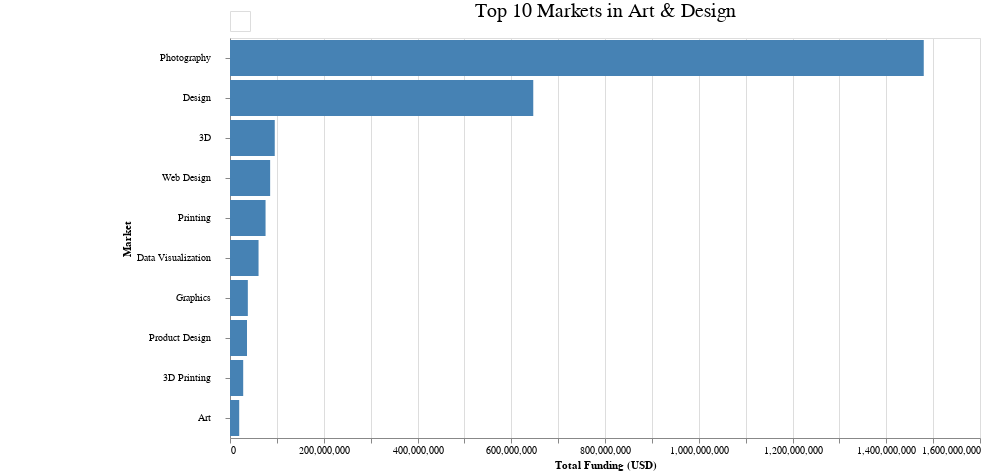

Notebook code cell kept with this figure:
### Code cell
import pandas as pd
import re
import altair as alt

# Load dataset
df = pd.read_csv("data.csv", encoding="ISO-8859-1")
df.columns = df.columns.str.strip().str.lower().str.replace(" ", "_")
df["market"] = df["market"].fillna("").astype(str)
df["category_list"] = df["category_list"].fillna("").astype(str)

# Funding rounds and total funding
funding_rounds = ["seed", "round_a", "round_b", "round_c", "round_d", 
                  "round_e", "round_f", "round_g", "round_h"]
df[funding_rounds] = df[funding_rounds].apply(pd.to_numeric, errors="coerce").fillna(0)
df["total_funding"] = df[funding_rounds].sum(axis=1)

# Define cluster keywords
cluster_keywords_raw = {
    "Health & Life Sciences": ["Biotechnology", "Health and wellness", "Fitness", "Health care", "Sports", "Medical devices", "Nanotechnology", "Pharmaceuticals", "Diabetes", "Medical", "Fantasy Sports", "Therapeutics", "Life Sciences", "Electronic Health Records", "Bioinformatics", "Personal Health", "Exercise", "Diagnostics", "Healthcare Services", "Dental", "Medical Professionals", "Doctors", "mHealth", "Health Services Industry", "Aerospace", "Chemicals", "Testing"],
    "Software & IT": ["Software", "Enterprise software", "SaaS", "Sensors", "Web hosting", "Mobile security", "Productivity Software", "Web CMS", "CRM", "Open source", "IT and Cybersecurity", "Tech Field Support", "File Sharing", "Digital Rights Management", "Web Development", "Development Platforms", "Health Care Information Technology", "Application Performance Monitoring", "Browser Extensions", "Information Services", "Privacy", "VoIP", "Information Technology", "Social CRM", "Enterprise Resource Planning", "Web Browsers", "Audio", "Cyber", "IT Management", "Linux", "Gps", "Fraud Detection", "Corporate IT", "Security", "Tracking", "Navigation"],
    "Cloud & Data": ["Analytics", "Big data", "Web hosting", "Cloud computing", "Cloud infrastructure", "Cloud data services", "Big data analytics", "Databases", "PaaS", "Data integration", "Ediscovery", "Cloud Security", "Cloud Management", "IaaS", "Task Management", "Document Management", "Contact Management", "Business Information Systems", "Geospatial", "M2M"],
    "Internet & Social": ["Messaging", "Social media", "Internet of things", "Internet", "Search", "Web Tools", "Email", "SEO", "Video Conferencing", "Networking", "Social search", "Social Network Media", "Blogging Platforms", "Photo Sharing", "Chat", "Communities", "Twitter Applications", "Facebook Applications", "Proximity Internet", "Unifed Communications", "Network Security", "Consumer Internet", "Forums", "Local Search", "SMS", "Visual Search", "Enterprise Search", "Semantic Search", "Social Media Monitoring", "Semantic Web", "MicroBlogging", "Private Social Networking"],
    "Commerce & Retail": ["E-commerce", "Marketplaces", "Manufacturing", "Shopping", "Subscription businesses", "Small and Medium Businesses", "Mobile Commerce", "Retail", "Online Shopping", "Online Rental", "Online Reservations", "Virtual Goods", "Social Buying", "Mass Customization", "Green Consumer Goods", "Consumer Goods", "Mobile Shopping", "Groceries", "Auctions", "Storage", "Toys", "Distribution"],
    "Finance & Enterprise": ["Bitcoin", "Human resources", "Commercial real estate", "Finance", "Real estate", "Financial services", "Local businesses", "Stock exchanges", "Online rental", "Startups", "Accounting", "Nonprofits", "Crowdfunding", "Monetization", "Risk Management", "Personal Finance", "Venture Capital", "Social Commerce", "Business Services", "Lead Generation", "Banking", "Outsourcing", "Payments", "Mobile Payments", "Brokers", "Credit", "Freemium", "Intellectual Asset Management", "Innovation Management", "Loyalty Programs", "B2B", "Licensing", "Freelancers", "Virtual Currency", "Business Development", "Social Business", "Investment Management", "Franchises", "P2P Money Transfer", "Credit Cards", "Real Estate Investors", "Entrepreneur", "Wealth Management", "Billing", "Optimization", "Logistics"],
    "CleanTech, Energy & Infrastructure": ["Clean technology", "Clean energy", "Carbon", "Solar", "Water", "Oil & Gas", "Construction", "Data Centers", "Energy", "Residential Solar", "Environmental Innovation", "Renewable Energies", "Utilities", "Energy Management", "Batteries", "Energy Efficiency", "Infrastructure", "Internet Infrastructure", "Energy IT", "Data Center Infrastructure", "Electrical Distribution"],
    "Travel & Lifestyle": ["Tourism", "Online travel", "Adventure travel", "Hospitality", "Personal branding", "Social Travel", "Fashion", "Home & Garden", "Lifestyle", "Personalization", "Elder Care", "Content Creators", "Events", "Weddings", "Gambling", "Virtual Workforces", "Restaurants", "Beauty", "Pets", "Cooking", "Specialty Foods", "Organic Food", "Hotels", "Cosmetics", "Parenting", "Families", "Event Management", "Online Dating", "Home Decor", "Vacation Rentals", "Home Renovation", "Wine And Spirits", "Travel", "Timeshares", "Kids", "Women", "Craft Beer", "Sex", "Twin-Tip Skis"],
    "Hardware & Devices": ["Telecommunications", "Communications hardware", "Semiconductors", "Wireless", "Computers", "Consumer Electronics", "Displays", "Electronics", "Tablets", "Hardware"],
    "Media, Games, & Entertainment": ["Music", "Social games", "Video", "Television", "Games", "News", "Broadcasting", "Entertainment", "Video Games", "Music services", "Online Gaming", "In-Flight Entertainment", "Video Streaming", "Motion Capture", "Internet TV", "Media", "Social Television", "Entertainment Industry", "Music Venues", "MMO Games", "Mobile Games", "High Schools", "Digital Entertainment", "Film", "Collaborative Consumption", "Creative", "Journalism", "Contests", "Opinions"],
    "Art & Design": ["Design", "3D", "Printing", "Photography", "User Experience Design", "Artists Globally", "Art", "3D Printing", "Interior Design", "Interface Design", "Architecture", "Product Design", "Graphics", "CAD", "Visualization", "Human Computer Interaction"],
    "Education & Employment": ["Education", "Services", "Publishing", "College Recruiting", "Tutoring", "Textbooks", "Content Delivery", "Language Learning", "E-Books", "Educational Games", "Content", "Career Planning", "K-12 Education", "Career management", "Colleges", "Certification Test", "Professional Services", "Presentations", "Translation", "Teachers", "College Campuses", "All Students", "Social Recruiting", "Recruiting", "Employment", "Skill Assessment", "Employer Benefits Programs"],
}

def clean_text(text):
    return re.sub(r"[^a-zA-Z0-9 ]", "", str(text)).lower()

def classify_cluster(market, category_list):
    text = f"{market} {category_list}"
    tokens = set(clean_text(text).split())
    scores = {
        cluster: len(tokens & set(map(str.lower, keywords)))
        for cluster, keywords in cluster_keywords_raw.items()
    }
    best = max(scores, key=scores.get)
    return best if scores[best] > 0 else "Unclassified"

df["cluster"] = df.apply(lambda row: classify_cluster(row["market"], row["category_list"]), axis=1)

# Top 10 markets by funding per cluster
df_grouped = df.groupby(["cluster", "market"], as_index=False)["total_funding"].sum()
df_grouped["rank"] = df_grouped.groupby("cluster")["total_funding"].rank(method="first", ascending=False)
df_top10 = df_grouped[(df_grouped["rank"] <= 10) & (df_grouped["cluster"] != "Unclassified")]

# Altair-native dropdown interactivity
input_dropdown = alt.binding_select(
    options=sorted(df_top10["cluster"].unique()), name="Select Cluster: "
)
selection = alt.selection_point(fields=["cluster"], bind=input_dropdown, value=sorted(df_top10["cluster"].unique())[0])

# Interactive bar chart (filtered by selection)
interactive_chart = (
    alt.Chart(df_top10)
    .mark_bar(color="steelblue")
    .encode(
        y=alt.Y("market:N", sort="-x", title="Market",
                axis=alt.Axis(labelLimit=300, labelPadding=15)),
        x=alt.X("total_funding:Q", title="Total Funding (USD)"),
        tooltip=[
            alt.Tooltip("market:N", title="Market"),
            alt.Tooltip("total_funding:Q", title="Total Funding", format="~s"),
            alt.Tooltip("cluster:N", title="Cluster")
        ]
    )
    .add_params(selection)
    .transform_filter(selection)
    .properties(width=750, height=400)
)

# Create a dynamic title based on the selected cluster
cluster_df = pd.DataFrame({"cluster": sorted(df_top10["cluster"].unique())})
title_chart = (
    alt.Chart(cluster_df)
    .transform_calculate(dynamic_title="('Top 10 Markets in ' + datum.cluster)")
    .mark_text(fontSize=20, dy=-10)
    .encode(
        x=alt.value(375),  # centers the text (for a 750px wide chart)
        text=alt.Text("dynamic_title:N")
    )
    .add_params(selection)
    .transform_filter(selection)
)

# Combine the title chart and the interactive bar chart vertically.
final_chart = alt.vconcat(
    title_chart,
    interactive_chart,
    spacing=5
)

# Instead of using configure_view (which doesn't support "padding"),
# modify the top-level specification to add extra left padding.
final_spec = final_chart.to_dict()
final_spec["padding"] = {"left": 120}  # add extra left margin for full y-axis label display
final_chart = alt.Chart.from_dict(final_spec)

# Show chart in notebook and save as HTML
final_chart.display()
final_chart.save("top10_markets.html")

### Figure 1 — Vega-Lite specification as saved in the notebook (floating-point values rounded to 4 significant figures)
{"config": {"view": {"continuousWidth": 300, "continuousHeight": 300}}, "vconcat": [{"mark": {"type": "text", "dy": -10, "fontSize": 20}, "data": {"name": "data-d68cc16a96339f71a69912e82c8326b1"}, "encoding": {"text": {"field": "dynamic_title", "type": "nominal"}, "x": {"value": 375}}, "name": "view_1", "transform": [{"calculate": "('Top 10 Markets in ' + datum.cluster)", "as": "dynamic_title"}, {"filter": {"param": "param_1"}}]}, {"mark": {"type": "bar", "color": "steelblue"}, "data": {"name": "data-b84905430df12455949b001e438be8b1"}, "encoding": {"tooltip": [{"field": "market", "title": "Market", "type": "nominal"}, {"field": "total_funding", "format": "~s", "title": "Total Funding", "type": "quantitative"}, {"field": "cluster", "title": "Cluster", "type": "nominal"}], "x": {"field": "total_funding", "title": "Total Funding (USD)", "type": "quantitative"}, "y": {"axis": {"labelLimit": 300, "labelPadding": 15}, "field": "market", "sort": "-x", "title": "Market", "type": "nominal"}}, "height": 400, "name": "view_2", "transform": [{"filter": {"param": "param_1"}}], "width": 750}], "datasets": {"data-d68cc16a96339f71a69912e82c8326b1": [{"cluster": "Art & Design"}, {"cluster": "CleanTech, Energy & Infrastructure"}, {"cluster": "Cloud & Data"}, {"cluster": "Commerce & Retail"}, {"cluster": "Education & Employment"}, {"cluster": "Finance & Enterprise"}, {"cluster": "Hardware & Devices"}, {"cluster": "Health & Life Sciences"}, {"cluster": "Internet & Social"}, {"cluster": "Media, Games, & Entertainment"}, {"cluster": "Software & IT"}, {"cluster": "Travel & Lifestyle"}], "data-b84905430df12455949b001e438be8b1": [{"cluster": "Art & Design", "market": " 3D ", "total_funding": 95450000.0, "rank": 3.0}, {"cluster": "Art & Design", "market": " 3D Printing ", "total_funding": 28170000.0, "rank": 9.0}, {"cluster": "Art & Design", "market": " Art ", "total_funding": 19650000.0, "rank": 10.0}, {"cluster": "Art & Design", "market": " Data Visualization ", "total_funding": 60910000.0, "rank": 6.0}, {"cluster": "Art & Design", "market": " Design ", "total_funding": 647000000.0, "rank": 2.0}, {"cluster": "Art & Design", "market": " Graphics ", "total_funding": 38030000.0, "rank": 7.0}, {"cluster": "Art & Design", "market": " Photography ", "total_funding": 1480000000.0, "rank": 1.0}, {"cluster": "Art & Design", "market": " Printing ", "total_funding": 75850000.0, "rank": 5.0}, {"cluster": "Art & Design", "market": " Product Design ", "total_funding": 36270000.0, "rank": 8.0}, {"cluster": "Art & Design", "market": " Web Design ", "total_funding": 85640000.0, "rank": 4.0}, {"cluster": "CleanTech, Energy & Infrastructure", "market": " Batteries ", "total_funding": 265700000.0, "rank": 3.0}, {"cluster": "CleanTech, Energy & Infrastructure", "market": " Clean Energy ", "total_funding": 177600000.0, "rank": 6.0}, {"cluster": "CleanTech, Energy & Infrastructure", "market": " Cloud Infrastructure ", "total_funding": 205700000.0, "rank": 4.0}, {"cluster": "CleanTech, Energy & Infrastructure", "market": " Communications Infrastructure ", "total_funding": 51490000.0, "rank": 9.0}, {"cluster": "CleanTech, Energy & Infrastructure", "market": " Construction ", "total_funding": 101300000.0, "rank": 7.0}, {"cluster": "CleanTech, Energy & Infrastructure", "market": " Energy ", "total_funding": 299600000.0, "rank": 2.0}, {"cluster": "CleanTech, Energy & Infrastructure", "market": " Energy Efficiency ", "total_funding": 192400000.0, "rank": 5.0}, {"cluster": "CleanTech, Energy & Infrastructure", "market": " Energy Management ", "total_funding": 53750000.0, "rank": 8.0}, {"cluster": "CleanTech, Energy & Infrastructure", "market": " Solar ", "total_funding": 975500000.0, "rank": 1.0}, {"cluster": "CleanTech, Energy & Infrastructure", "market": " Utilities ", "total_funding": 46950000.0, "rank": 10.0}, {"cluster": "Cloud & Data", "market": " Analytics ", "total_funding": 3977000000.0, "rank": 1.0}, {"cluster": "Cloud & Data", "market": " Big Data Analytics ", "total_funding": 329900000.0, "rank": 3.0}, {"cluster": "Cloud & Data", "market": " Databases ", "total_funding": 377300000.0, "rank": 2.0}, {"cluster": "Cloud & Data", "market": " Ediscovery ", "total_funding": 15240000.0, "rank": 10.0}, {"cluster": "Cloud & Data", "market": " Geospatial ", "total_funding": 81210000.0, "rank": 6.0}, {"cluster": "Cloud & Data", "market": " IaaS ", "total_funding": 63220000.0, "rank": 7.0}, {"cluster": "Cloud & Data", "market": " M2M ", "total_funding": 30050000.0, "rank": 9.0}, {"cluster": "Cloud & Data", "market": " Mobile Analytics ", "total_funding": 34750000.0, "rank": 8.0}, {"cluster": "Cloud & Data", "market": " PaaS ", "total_funding": 114700000.0, "rank": 5.0}, {"cluster": "Cloud & Data", "market": " Predictive Analytics ", "total_funding": 167800000.0, "rank": 4.0}, {"cluster": "Commerce & Retail", "market": " Auctions ", "total_funding": 138800000.0, "rank": 7.0}, {"cluster": "Commerce & Retail", "market": " Flash Storage ", "total_funding": 120700000.0, "rank": 8.0}, {"cluster": "Commerce & Retail", "market": " Groceries ", "total_funding": 54810000.0, "rank": 9.0}, {"cluster": "Commerce & Retail", "market": " Manufacturing ", "total_funding": 3202000000.0, "rank": 1.0}, {"cluster": "Commerce & Retail", "market": " Marketplaces ", "total_funding": 682100000.0, "rank": 3.0}, {"cluster": "Commerce & Retail", "market": " Online Shopping ", "total_funding": 2771000000.0, "rank": 2.0}, {"cluster": "Commerce & Retail", "market": " Retail ", "total_funding": 357600000.0, "rank": 6.0}, {"cluster": "Commerce & Retail", "market": " Semiconductor Manufacturing Equipment ", "total_funding": 39100000.0, "rank": 10.0}, {"cluster": "Commerce & Retail", "market": " Shopping ", "total_funding": 546000000.0, "rank": 5.0}, {"cluster": "Commerce & Retail", "market": " Storage ", "total_funding": 553600000.0, "rank": 4.0}, {"cluster": "Education & Employment", "market": " Business Services ", "total_funding": 691300000.0, "rank": 3.0}, {"cluster": "Education & Employment", "market": " Cloud Data Services ", "total_funding": 883100000.0, "rank": 2.0}, {"cluster": "Education & Employment", "market": " Colleges ", "total_funding": 108300000.0, "rank": 10.0}, {"cluster": "Education & Employment", "market": " Content ", "total_funding": 463000000.0, "rank": 4.0}, {"cluster": "Education & Employment", "market": " Education ", "total_funding": 2115000000.0, "rank": 1.0}, {"cluster": "Education & Employment", "market": " Financial Services ", "total_funding": 270300000.0, "rank": 7.0}, {"cluster": "Education & Employment", "market": " Location Based Services ", "total_funding": 202600000.0, "rank": 9.0}, {"cluster": "Education & Employment", "market": " Publishing ", "total_funding": 429500000.0, "rank": 5.0}, {"cluster": "Education & Employment", "market": " Recruiting ", "total_funding": 253100000.0, "rank": 8.0}, {"cluster": "Education & Employment", "market": " Services ", "total_funding": 380200000.0, "rank": 6.0}, {"cluster": "Finance & Enterprise", "market": " Bitcoin ", "total_funding": 195600000.0, "rank": 9.0}, {"cluster": "Finance & Enterprise", "market": " Credit ", "total_funding": 469200000.0, "rank": 3.0}, {"cluster": "Finance & Enterprise", "market": " Credit Cards ", "total_funding": 228600000.0, "rank": 7.0}, {"cluster": "Finance & Enterprise", "market": " Finance ", "total_funding": 3765000000.0, "rank": 1.0}, {"cluster": "Finance & Enterprise", "market": " Finance Technology ", "total_funding": 161900000.0, "rank": 10.0}, {"cluster": "Finance & Enterprise", "market": " Mobile Payments ", "total_funding": 340700000.0, "rank": 4.0}, {"cluster": "Finance & Enterprise", "market": " Optimization ", "total_funding": 307300000.0, "rank": 6.0}, {"cluster": "Finance & Enterprise", "market": " Payments ", "total_funding": 936000000.0, "rank": 2.0}, {"cluster": "Finance & Enterprise", "market": " Personal Finance ", "total_funding": 308300000.0, "rank": 5.0}, {"cluster": "Finance & Enterprise", "market": " Startups ", "total_funding": 214700000.0, "rank": 8.0}, {"cluster": "Hardware & Devices", "market": " Communications Hardware ", "total_funding": 387800000.0, "rank": 5.0}, {"cluster": "Hardware & Devices", "market": " Computers ", "total_funding": 84600000.0, "rank": 9.0}, {"cluster": "Hardware & Devices", "market": " Consumer Electronics ", "total_funding": 209300000.0, "rank": 8.0}, {"cluster": "Hardware & Devices", "market": " Displays ", "total_funding": 58830000.0, "rank": 10.0}, {"cluster": "Hardware & Devices", "market": " Electronics ", "total_funding": 253200000.0, "rank": 6.0}, {"cluster": "Hardware & Devices", "market": " Hardware ", "total_funding": 411000000.0, "rank": 4.0}, {"cluster": "Hardware & Devices", "market": " P2P Money Transfer ", "total_funding": 490500000.0, "rank": 3.0}, {"cluster": "Hardware & Devices", "market": " Semiconductors ", "total_funding": 6932000000.0, "rank": 1.0}, {"cluster": "Hardware & Devices", "market": " Telecommunications ", "total_funding": 229100000.0, "rank": 7.0}, {"cluster": "Hardware & Devices", "market": " Wireless ", "total_funding": 899800000.0, "rank": 2.0}, {"cluster": "Health & Life Sciences", "market": " Biotechnology ", "total_funding": 32930000000.0, "rank": 1.0}, {"cluster": "Health & Life Sciences", "market": " Chemicals ", "total_funding": 684100000.0, "rank": 4.0}, {"cluster": "Health & Life Sciences", "market": " Diabetes ", "total_funding": 272000000.0, "rank": 10.0}, {"cluster": "Health & Life Sciences", "market": " Medical ", "total_funding": 588400000.0, "rank": 5.0}, {"cluster": "Health & Life Sciences", "market": " Medical Devices ", "total_funding": 1273000000.0, "rank": 2.0}, {"cluster": "Health & Life Sciences", "market": " Nanotechnology ", "total_funding": 789600000.0, "rank": 3.0}, {"cluster": "Health & Life Sciences", "market": " Pharmaceuticals ", "total_funding": 580900000.0, "rank": 6.0}, {"cluster": "Health & Life Sciences", "market": " Sports ", "total_funding": 379700000.0, "rank": 8.0}, {"cluster": "Health & Life Sciences", "market": " Testing ", "total_funding": 362500000.0, "rank": 9.0}, {"cluster": "Health & Life Sciences", "market": " Therapeutics ", "total_funding": 511700000.0, "rank": 7.0}, {"cluster": "Internet & Social", "market": " Communities ", "total_funding": 694000000.0, "rank": 4.0}, {"cluster": "Internet & Social", "market": " Email ", "total_funding": 209800000.0, "rank": 8.0}, {"cluster": "Internet & Social", "market": " Email Marketing ", "total_funding": 263700000.0, "rank": 7.0}, {"cluster": "Internet & Social", "market": " Internet ", "total_funding": 1295000000.0, "rank": 3.0}, {"cluster": "Internet & Social", "market": " Internet Marketing ", "total_funding": 186300000.0, "rank": 9.0}, {"cluster": "Internet & Social", "market": " Internet of Things ", "total_funding": 287100000.0, "rank": 6.0}, {"cluster": "Internet & Social", "market": " Messaging ", "total_funding": 1752000000.0, "rank": 1.0}, {"cluster": "Internet & Social", "market": " Networking ", "total_funding": 667300000.0, "rank": 5.0}, {"cluster": "Internet & Social", "market": " Search ", "total_funding": 1420000000.0, "rank": 2.0}, {"cluster": "Internet & Social", "market": " Semantic Search ", "total_funding": 179700000.0, "rank": 10.0}, {"cluster": "Media, Games, & Entertainment", "market": " Curated Web ", "total_funding": 768400000.0, "rank": 7.0}, {"cluster": "Media, Games, & Entertainment", "market": " Entertainment ", "total_funding": 1512000000.0, "rank": 4.0}, {"cluster": "Media, Games, & Entertainment", "market": " Games ", "total_funding": 4808000000.0, "rank": 1.0}, {"cluster": "Media, Games, & Entertainment", "market": " Mobile Games ", "total_funding": 410900000.0, "rank": 9.0}, {"cluster": "Media, Games, & Entertainment", "market": " Music ", "total_funding": 984500000.0, "rank": 6.0}, {"cluster": "Media, Games, & Entertainment", "market": " News ", "total_funding": 1120000000.0, "rank": 5.0}, {"cluster": "Media, Games, & Entertainment", "market": " Social Media ", "total_funding": 2791000000.0, "rank": 2.0}, {"cluster": "Media, Games, & Entertainment", "market": " Social Network Media ", "total_funding": 339300000.0, "rank": 10.0}, {"cluster": "Media, Games, & Entertainment", "market": " Television ", "total_funding": 473900000.0, "rank": 8.0}, {"cluster": "Media, Games, & Entertainment", "market": " Video ", "total_funding": 1873000000.0, "rank": 3.0}, {"cluster": "Software & IT", "market": " Analytics ", "total_funding": 1413000000.0, "rank": 6.0}, {"cluster": "Software & IT", "market": " Cloud Computing ", "total_funding": 510800000.0, "rank": 9.0}, {"cluster": "Software & IT", "market": " Enterprise Software ", "total_funding": 10640000000.0, "rank": 2.0}, {"cluster": "Software & IT", "market": " Hardware + Software ", "total_funding": 5054000000.0, "rank": 3.0}, {"cluster": "Software & IT", "market": " Mobile Security ", "total_funding": 473500000.0, "rank": 10.0}, {"cluster": "Software & IT", "market": " SaaS ", "total_funding": 1433000000.0, "rank": 5.0}, {"cluster": "Software & IT", "market": " Security ", "total_funding": 3431000000.0, "rank": 4.0}, {"cluster": "Software & IT", "market": " Software ", "total_funding": 19120000000.0, "rank": 1.0}, {"cluster": "Software & IT", "market": " Storage ", "total_funding": 622100000.0, "rank": 7.0}, {"cluster": "Software & IT", "market": " Technology ", "total_funding": 610500000.0, "rank": 8.0}, {"cluster": "Travel & Lifestyle", "market": " Beauty ", "total_funding": 191600000.0, "rank": 7.0}, {"cluster": "Travel & Lifestyle", "market": " Events ", "total_funding": 219100000.0, "rank": 6.0}, {"cluster": "Travel & Lifestyle", "market": " Fashion ", "total_funding": 1541000000.0, "rank": 3.0}, {"cluster": "Travel & Lifestyle", "market": " Hospitality ", "total_funding": 1574000000.0, "rank": 2.0}, {"cluster": "Travel & Lifestyle", "market": " Hotels ", "total_funding": 321500000.0, "rank": 5.0}, {"cluster": "Travel & Lifestyle", "market": " Lifestyle ", "total_funding": 347000000.0, "rank": 4.0}, {"cluster": "Travel & Lifestyle", "market": " Personalization ", "total_funding": 92340000.0, "rank": 10.0}, {"cluster": "Travel & Lifestyle", "market": " Pets ", "total_funding": 142600000.0, "rank": 9.0}, {"cluster": "Travel & Lifestyle", "market": " Restaurants ", "total_funding": 184800000.0, "rank": 8.0}, {"cluster": "Travel & Lifestyle", "market": " Travel ", "total_funding": 2548000000.0, "rank": 1.0}]}, "padding": {"left": 120}, "params": [{"name": "param_1", "select": {"type": "point", "fields": ["cluster"]}, "bind": {"input": "select", "options": ["Art & Design", "CleanTech, Energy & Infrastructure", "Cloud & Data", "Commerce & Retail", "Education & Employment", "Finance & Enterprise", "Hardware & Devices", "Health & Life Sciences", "Internet & Social", "Media, Games, & Entertainment", "Software & IT", "Travel & Lifestyle"], "name": "Select Cluster: "}, "value": "Art & Design", "views": ["view_1", "view_2"]}], "spacing": 5, "$schema": "https://vega.github.io/schema/vega-lite/v5.20.1.json"}
